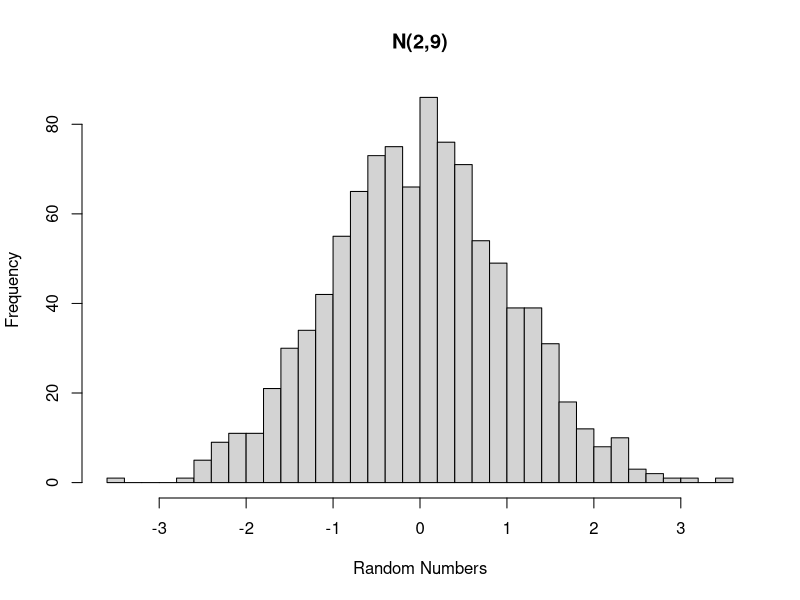
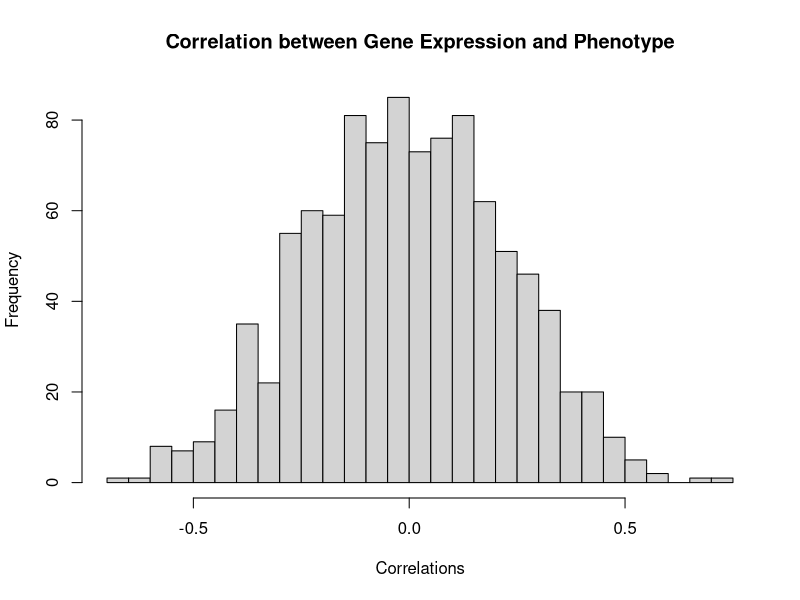
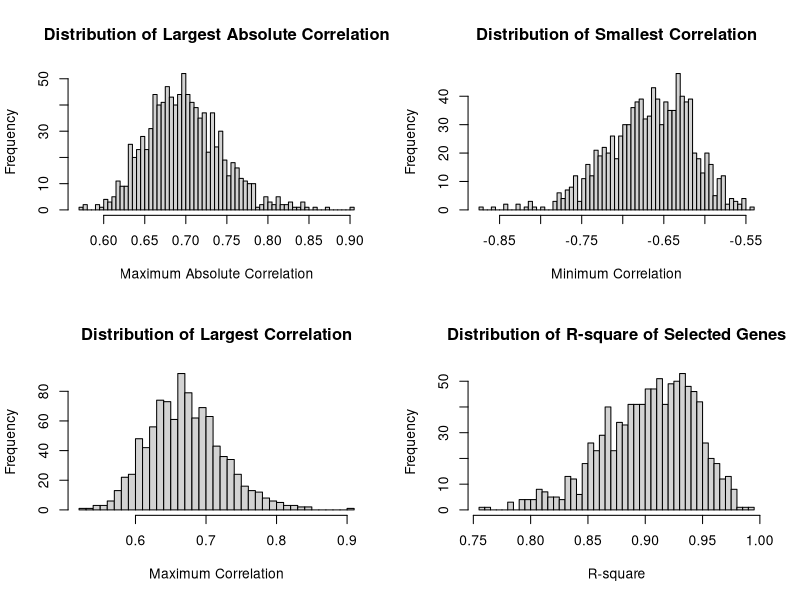

Reproduce these figures in R, in order.
## ---- chunk 1
x=rnorm(1000)
hist(x, main = "N(2,9)", xlab = "Random Numbers", nclass = 50)
## ---- chunk 2
nsamps=20
pheno=rnorm(nsamps)
## ---- chunk 3
ngenes=1000
genes=matrix(rnorm(nsamps*ngenes),nc=nsamps)
## ---- chunk 4
cors=cor(t(genes),pheno)
## ---- chunk 5
hist(cors,nclass=50,xlab="Correlations",main="Correlation between Gene Expression and Phenotype")
## ---- chunk 6
set.seed(2016)
rnorm(5)
## ---- chunk 7
simR2=function(nsamp=20,ngene=1000,nsel=10){
  if (nsel >= nsamp-1) stop("The number of genes selected must 
                            be less than the sample size")
  pheno=rnorm(nsamps)
  genes=matrix(rnorm(nsamps*ngenes),ncol=nsamps)
  cors=cor(t(genes),pheno)
  selgenes=order(cors,decreasing=TRUE)[1:nsel]
  sigGenes=genes[selgenes,]
  R2=var(fitted(lm(pheno~t(sigGenes))))/var(pheno)
  c(maxAbsR=max(abs(cors)),minR=min(cors),maxR=max(cors),Rsq=R2)
}
## ---- chunk 8
simR2()
## ---- chunk 9
simN20G1000S10=matrix(nrow=1000,ncol=4)
for (i in 1:1000) simN20G1000S10[i,]=simR2(nsamp=20,ngene=1000,nsel=10)
## ---- chunk 10
par(mfrow=c(2,2))
hist(simN20G1000S10[,1], nclass=50,main="Distribution of Largest Absolute Correlation",xlab="Maximum Absolute Correlation")
hist(simN20G1000S10[,2], nclass=50,main="Distribution of Smallest Correlation",xlab="Minimum Correlation")
hist(simN20G1000S10[,3], nclass=50,main="Distribution of Largest Correlation",xlab="Maximum Correlation")
hist(simN20G1000S10[,4], nclass=50,main="Distribution of R-square of Selected Genes",xlab="R-square")
## ---- chunk 11
sessionInfo()
